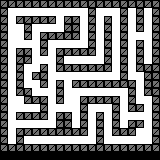

Tiled map render using the project's own tile images. Description and the map definition, with tile-layer contents summarised, below:
An orthogonal 20x20 tile map with 8x8 px tiles, 1 tile layer (Tile Layer 1).

<map version="1.0" orientation="orthogonal" width="20" height="20" tilewidth="8" tileheight="8">
 <tileset firstgid="1" name="Maze" tilewidth="8" tileheight="8">
  <image source="Maze.png" width="16" height="8" />
 </tileset>
 <layer name="Tile Layer 1" width="20" height="20">
  <data>[400 cells, 380 non-empty, 2 distinct tile ids]</data>
 </layer>
</map>
